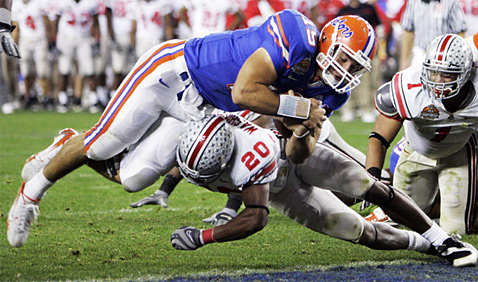
%> input picture ca 1/football.jpg, 478 x 282 px
$ octave comp_assign1.m   (GNU Octave 9; MATLAB toolbox functions it lacks are replaced by stand-ins)
%> lines starting %> are read from the running program, lines starting %| are printed output that depends on the picture
%%%%%%%%%%%%%%%%%%%%%%%%%%%%%%%%%%%%%%%%%%%%%%%%%%%%%%%%%%%%%%%%%%%%%%%
% EE465 Introduction to Digital Image Processing Spring 2010
% Due date: Jan. 28, 2014
% Copyright: Xin Li'2009-2014
% Computer Assignment 1: Image acquisition and basic operations
%Name: Oluwatoni Fuwape
%%%%%%%%%%%%%%%%%%%%%%%%%%%%%%%%%%%%%%%%%%%%%%%%%%%%%%%%%%%%%%%%%%%%%%%

% General instructions:
% 1. Wherever you see a pair of <...>, you need to replace <>
% by the MATLAB code you come up with
% 2. Wherever you see a pair of [...], you need to write a new MATLAB
% function with the specified syntax
% 3. Wherever you see a pair of {...}, you need to write your answers as
% MATLAB annotations, i.e., starting with %

% The objective of this assignment is to learn the basic operations
% related to image acquisition

% Part I: image acquisition (0 point)
% If you already have an image for the facebook account, you can use that image.
% Otherwise if you have a digital camera, use it to take a picture of anything you like
% (e.g., your pet, your car, your friend, your doom etc.) and transfer it from
% your camera to your computer (you should be able to view it by standard image
% viewing software such as Windows Picture and Fax Viewer). If you do not have a
% digital camera, choose one of the three images provided by the instructor (soccer.jpg
% football.jpg and lacrosse.jpg).


% Part II: read the image into MATLAB (2 points)
% use "help imread" to learn the basics about function "imread"
% Read in the image you have acquired (either from a digital camera or from the web)
x=imread('football.jpg');
%> x is the input picture: size 282x478x3 uint8; mean R, G, B 132.7, 129.7, 119.3
% display the information of matrix x (please pay attention to its class and size information)
whos x
% note that the class should be "uint8" and the third dimension of x should be 3,
% which denotes it is a color image(the three components correspond to R,G,B channels
% respectively - e.g., blue channel is given by x(:,:,3))
figure(1);
imshow(x);		% please make sure you see a color image properly
% use "help rgb2gray" to learn how to convert a color image into grayscale
x_g=rgb2gray(x);
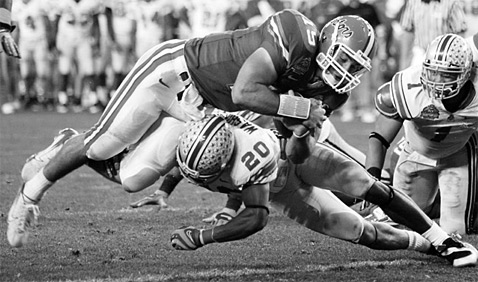
%> x_g: size 282x478 uint8; min 0, max 255, mean 129.4
figure(2);
imshow(x_g);
g=x(:,:,2);
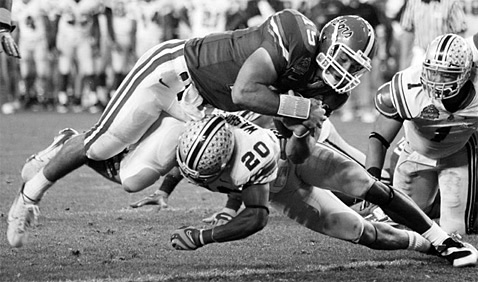
%> g: size 282x478 uint8; min 0, max 255, mean 129.7
figure(3);
imshow(g);
figure(4);
imshow(x_g);
%<display the green channel of the image x>;
%<display the grayscale version of the image x>;

% Part III: basic image operations (1 point)
% transpose the image x_g and display it
figure(5);
imshow(x_g',[]);
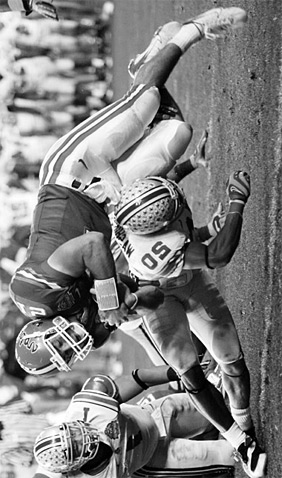
%> displayed picture: size 478x282, on the screen's scale of 0 to 255; min 0, max 255, mean 129.4; mean of the top-left, top-right, bottom-left and bottom-right quarters 156.1, 121.9, 136, 103.6
[Ht Wt]=size(x_g);
%> Ht = 282; Wt = 478
imcrop(x_g,[0 0 Wt/2 Ht/2]);
%<crop the top-left quarter of the image x_g and display it>;
% Hint: MATLAB tutorial is useful for this task.
Fx_g=fliplr(x_g);
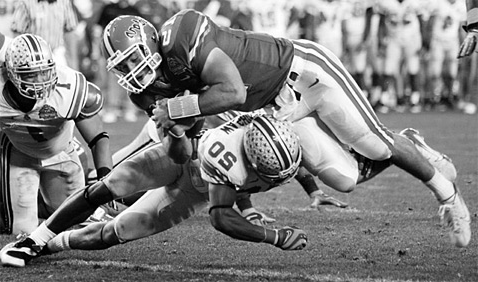
%> Fx_g: size 282x478 uint8; min 0, max 255, mean 129.4; mean of the top-left, top-right, bottom-left and bottom-right quarters 136, 156.1, 103.6, 121.9
figure(6);
imshow(Fx_g);
%<flip the image x_g left to right and display it>;
% Hint: you can either write your own MATLAB codes to do the flipping
% or search a MATLAB function to do this job.

% Part IV: interactive image cropping (1 point)
%<display the image x_g, ask the user to specify the two corners along the diagonal
%direction of the bounding box, crop that portion and display it>
figure(7);
imshow(x_g);
%> (the run ends here)

$ run again, with ca 1/soccer.jpg copied over ca 1/football.jpg
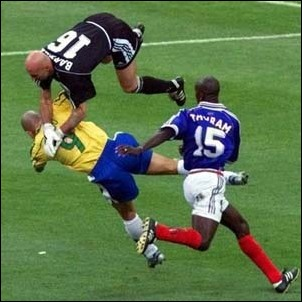
%> input picture ca 1/soccer.jpg, 302 x 302 px
%> x is the input picture: size 302x302x3 uint8; mean R, G, B 93.1, 117, 74.7
%> `imshow(x_g',[]);`:
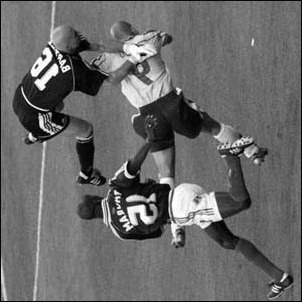
%> displayed picture: size 302x302, on the screen's scale of 0 to 255; min 0, max 255, mean 105; mean of the top-left, top-right, bottom-left and bottom-right quarters 106, 100.2, 109.7, 104
%> `Fx_g=fliplr(x_g);`:
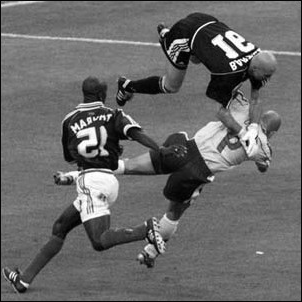
%> Fx_g: size 302x302 uint8; min 0, max 255, mean 105; mean of the top-left, top-right, bottom-left and bottom-right quarters 109.7, 106, 104, 100.2

$ run again, with ca 1/lacrosse.jpeg copied over ca 1/football.jpg
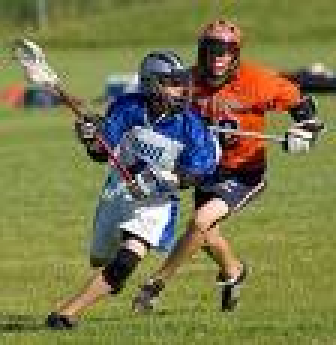
%> input picture ca 1/lacrosse.jpeg, 112 x 115 px (shown 3 times larger)
%> x is the input picture: size 115x112x3 uint8; mean R, G, B 122, 120.7, 76.4
%> `imshow(x_g',[]);`:
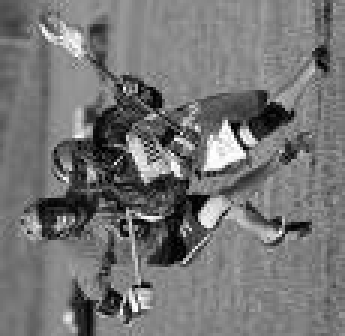
%> displayed picture: size 112x115, on the screen's scale of 0 to 255 (shown 3 times larger); min 0, max 255, mean 116.5
%> `Fx_g=fliplr(x_g);`:
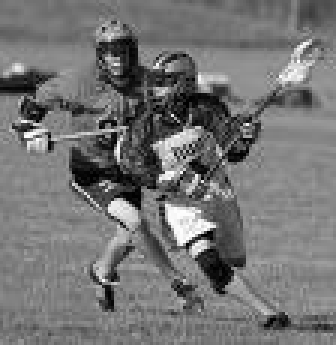
%> Fx_g: size 115x112 uint8 (shown 3 times larger); min 0, max 254, mean 116; mean of the top-left, top-right, bottom-left and bottom-right quarters 104.1, 114.7, 120.5, 124.6
